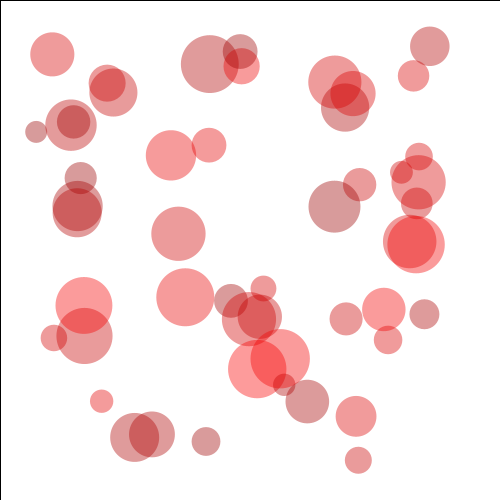
Frame 1 (no input)
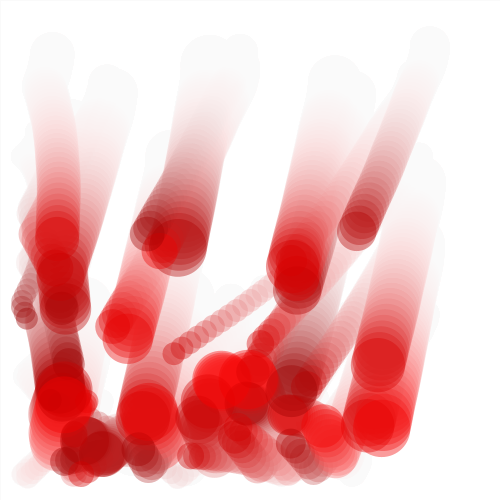
Frame 60 (the mouse pressed at the canvas centre just before this capture)
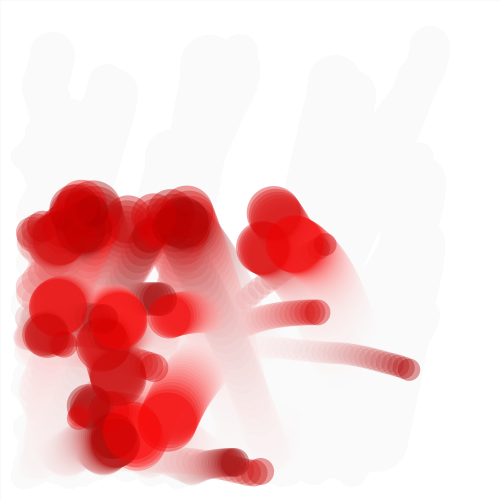
Frame 120 (the mouse held since frame 60 and released just before this capture)

The Processing sketch that drew these frames (run headless with seeded random() and noise(); from frame 60 on, the mouse is pressed at the canvas centre):

// Processing sketch: NOC_ChapterII_Forces_Addmass
// ── NOC_ChapterII_Forces_Addmass.pde
Mover[] mover;
float x,y;
float tx = 0;
float ty = 10000;
float incrementX = 0.01;
float incrementY = 0.01;

void setup(){
 size(500,500);
 frameRate(60);
 background(255);
 smooth();
 mover = new Mover[50];
 for(int i = 0; i < mover.length; i++){
   mover[i] = new Mover();
 }
 
}

void draw(){
  
  //background(255);
  fill(255,25);
  rect(0,0,width,height);
  
  for (Mover mover : mover){
    
    PVector gravity = new PVector(0,0.1);
    gravity.mult(mover.mass);
    mover.applyForce(gravity);
    
    
    float noiseVarX = noise(tx);
    float noiseVarY = noise(ty);
    x = map(noiseVarX,0,1,-0.7,0.7);
    y = map(noiseVarY,0,1,-0.5,0.5);
    
    PVector wind = new PVector(x,y);
    wind.div(mover.mass);
    mover.applyForce(wind);
    println(x);
    
    tx = tx + incrementX;
    ty = ty + incrementY;
    
    /*
    if(mousePressed){
      PVector wind = new PVector(0.2,0);
      wind.div(mover.mass);
      mover.applyForce(wind);
    }*/
    mover.update();
    mover.checkEdges();
    mover.display();
  }
  
}

// ── Mover.pde
class Mover{
 PVector location;
 PVector velocity;
 PVector acceleration; 
 
 float mass;
 float colorBall;
 float radiusBall;
 Mover(){
   mass = random(1,3);
   radiusBall = mass*20;
   location = new PVector(random(radiusBall, width-radiusBall),random(radiusBall,height-radiusBall));
   velocity = new PVector(0,0);
   acceleration = new PVector(0,0);
   colorBall = random(150,255);
   
 }
 
 
 void applyForce(PVector force){
  
   //force.sub(location); 
   //force.setMag(0.5);
   //acceleration = PVector.random2D();
   PVector f = PVector.div(force,mass);
   acceleration.add(f);
   
 }
 void update(){

   //println(acceleration);
   velocity.add(acceleration);
   location.add(velocity); 
   velocity.limit(500);
   acceleration.mult(0);
 }
 
 void display(){
  stroke(0);
  noStroke();
  fill(colorBall,0,0, 100);
  ellipse(location.x, location.y, radiusBall,radiusBall);
  
 }
 
 void checkEdges(){
  if (location.x+radiusBall >= width || location.x-radiusBall <= 0){
    velocity.x = velocity.x*-1;
  }
  if (location.x+radiusBall >= width){
    location.x = width-radiusBall;
  }
  if (location.x-radiusBall <= 0){
    location.x = radiusBall;
  }
  if (location.y+radiusBall >= height || location.y-radiusBall <= 0){
    velocity.y = velocity.y*-1;
  }
  if(location.y+radiusBall >= height){
    location.y = height - radiusBall;
  }
  if(location.y-radiusBall <= 0){
    location.y = radiusBall;
  }
  
 }
 
}
